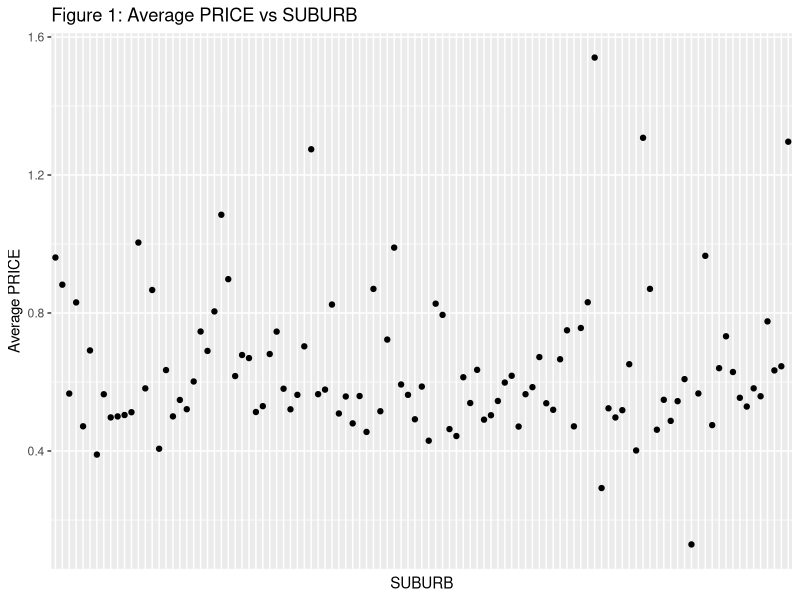
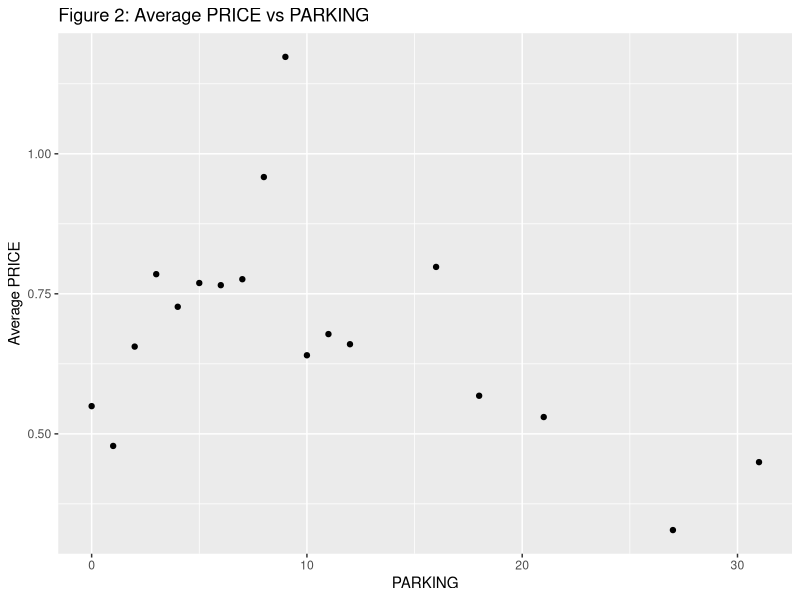
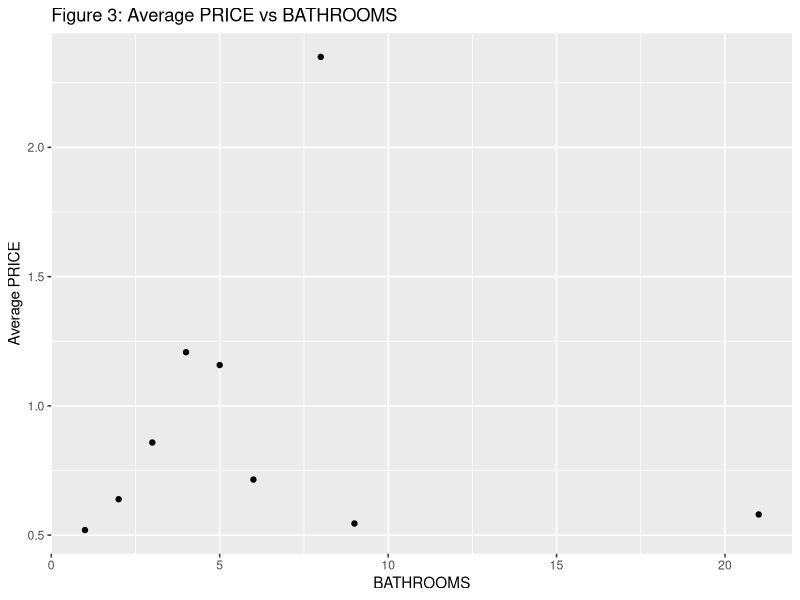
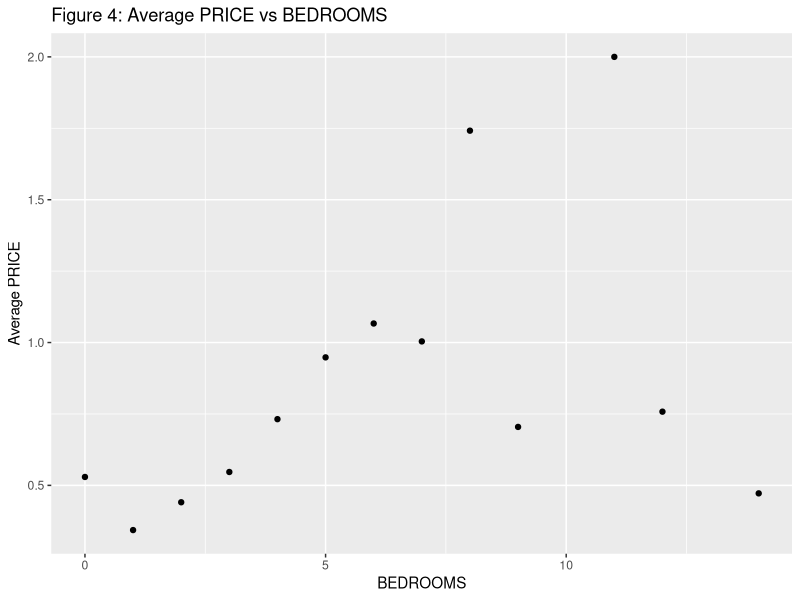
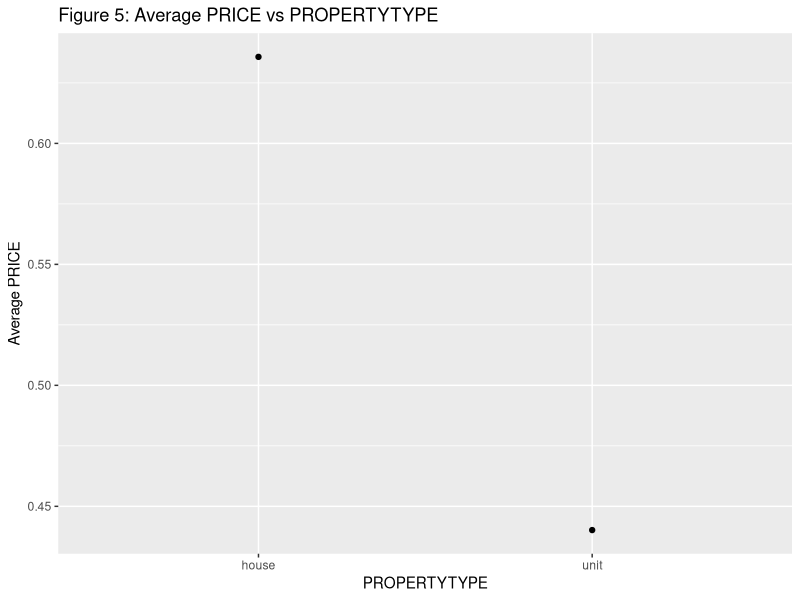
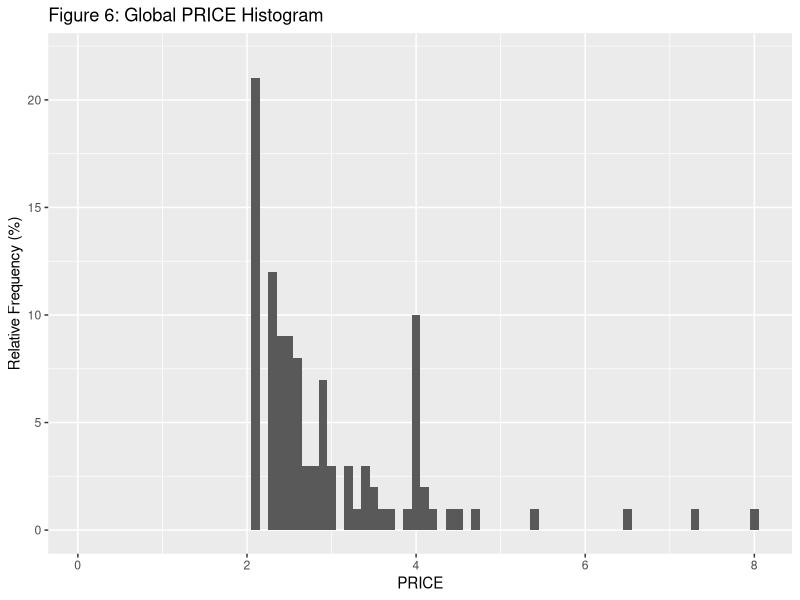

The R source for these figures, in order:

# I. Project Overview



#############################################################
# Preparing the data and Create train and test datasets files
#############################################################
##https://www.kaggle.com/htagholdings/canberra-real-estate-sales-20062019
library(tidyverse)
library(dplyr)
library(caret)
library(tidyverse)
library(caret)
library(readr)
housing_price <- read_csv("property_sales_canberra.csv")

##Convert records to numeric or character
h_price_conv <- as.data.frame(housing_price) %>% mutate(DATESOLD = datesold,
                                                        PRICE = as.numeric(price),
                                                        PRICE_M =as.numeric(price)/1000000,
                                                        SUBURB = as.character(suburb),
                                                        POSTCODE = as.numeric(postcode),
                                                        PARKING = as.numeric(parking),
                                                        BATHROOMS = as.numeric(bathrooms),
                                                        BEDROOMS = as.numeric(bedrooms),
                                                        PROPERTYTYPE = as.character(propertyType),
                                                        SUBURBID = suburbid)

housing_price_sales <- h_price_conv
housing_price_sales[housing_price_sales == "N/A"] <- NA
h_price <- na.omit(housing_price_sales)


set.seed(1)
test_index <- createDataPartition(y = h_price$PRICE_M, times = 1, p = 0.1, list = FALSE)
train_set <- h_price[-test_index,]
temp <- h_price[test_index,]
# Make sure suburb and postcode in test set are also in train set
test_set <- temp %>%
  semi_join(train_set, by = "SUBURB") %>%
  semi_join(train_set, by = "POSTCODE")
# Add rows removed from test set back into train set
removed <- anti_join(temp, test_set)


train_set <- rbind(train_set, removed)




# III.	Methods and Analysis



### A3.	***Data Exploration***


#create summary table
h_price_summary <- data.frame(number_of_rows = nrow(h_price),
                          number_of_column = ncol(h_price),
                          number_of_suburb = n_distinct(h_price$SUBURB),
                          number_of_postcode = n_distinct(h_price$POSTCODE),
                          average_price = round(mean(h_price$PRICE),2),
                          number_of_parking = n_distinct(h_price$PARKING),
                          number_of_BATHROOMS = n_distinct(h_price$BATHROOMS),
                          number_of_bedrooms = n_distinct(h_price$BEDROOMS),
                          number_of_propertytype = n_distinct(h_price$PROPERTYTYPE),
                          the_first_sell_date = min(h_price$DATESOLD),
                          the_last_sell_date = max(h_price$DATESOLD))

knitr::kable(h_price_summary[,1:5],caption = "Summary of House Price set (part 1)")

knitr::kable(h_price_summary[,6:9],caption = "Summary of House Price set (part 2)")

knitr::kable(h_price_summary[,10:11],caption = "Summary of House Price set (part 3)")







dim(train_set) 


str(train_set[,12:21]) 
  


# First Ten Rows of Dataset :

train_set1  <-  train_set %>% 
  select(12:18)
head(train_set1, n=10) %>% 
  knitr::kable()




train_set2  <-  train_set %>% 
  select(19:21)
head(train_set2, n=10) %>% 
  knitr::kable()




# Five Number Summary for Price

train_set3 <- train_set %>%
  select(PRICE_M)
summary_price <- summary(train_set3)
knitr::kable(summary_price,caption = "Summary of Price ")


### A4.	***Data Visualization***

#plot by SUBURB
c <- h_price %>% 
  mutate(n=1) %>% 
  group_by(SUBURB) %>% 
  summarize(average=mean(PRICE_M))

ggplot(c, aes(x=SUBURB, average)) +
  geom_point()+
  labs(y = "Average PRICE")+
  ggtitle("Figure 1: Average PRICE vs SUBURB") +
 theme(axis.text.x=element_blank(),
       axis.ticks.x=element_blank())


c <- h_price %>% 
  mutate(n=1) %>% 
  group_by(PARKING) %>% 
  summarize(average=mean(PRICE_M))

ggplot(c, aes(PARKING, average))+
  geom_point()+
  ggtitle("Figure 2: Average PRICE vs PARKING")+
  labs(y = "Average PRICE")#+
 # theme(axis.text.x=element_blank(),
 #       axis.ticks.x=element_blank())



c <- h_price %>% 
  mutate(n=1) %>% 
  group_by(BATHROOMS) %>% 
  summarize(average=mean(PRICE_M))
d <- c %>% 
  mutate(year=as.numeric(BATHROOMS))

ggplot(d, aes(BATHROOMS, average))+
  geom_point() +
  ggtitle("Figure 3: Average PRICE vs BATHROOMS")+
  labs(y = "Average PRICE", x="BATHROOMS") 




c <- h_price %>% 
  mutate(n=1) %>% 
  group_by(BEDROOMS) %>% 
  summarize(average=mean(PRICE_M))
d <- c %>% 
  mutate(year=as.numeric(BEDROOMS))

ggplot(d, aes(BEDROOMS, average))+
  geom_point() +
  ggtitle("Figure 4: Average PRICE vs BEDROOMS")+
  labs(y = "Average PRICE", x="BEDROOMS")




#plot by PROPERTYTYPE 
c <- h_price %>% 
  mutate(n=1) %>% 
  group_by(PROPERTYTYPE ) %>% 
  summarize(average=mean(PRICE_M))

ggplot(c, aes(x=PROPERTYTYPE , average)) +
  geom_point()+
  labs(y = "Average PRICE")+
  ggtitle("Figure 5: Average PRICE vs PROPERTYTYPE ") 





train_set %>%
  ggplot(aes(PRICE_M)) +
  geom_histogram(binwidth = 0.1) +
  scale_x_continuous() +
  scale_y_continuous() +
  xlab("PRICE") +
  ylab("Relative Frequency (%)") +
  ggtitle("Figure 6: Global PRICE Histogram")+
  ylim(0, 22)




## B. Data Modeling 


### B1. ***Modeling Using the Global Sales Average*** 


### B2. ***Linear Model Price Average by SUBURB***






### B3.  ***Model Based on SUBURB and PARKING Effect***


# IV Results


mu <- mean(train_set$PRICE_M)  
#define mu (average) of PRICE_M column in train_set 
#dataset PRICE_M (in millions of units)
mu



naive_rmse <- RMSE(train_set$PRICE_M, mu) 




      #As we go along, we will be comparing different approaches. 
      #Let's start by creating a results table with this naive approach

rmse_results <- tibble(method = "Just the Average", RMSE = naive_rmse)
rmse_results %>% knitr::kable()


#**Result for Model B2** 
  

fit_lm <- lm(PRICE_M ~ SUBURB, data=train_set)
lm_predict <- predict(fit_lm, test_set)
rmse_lm <- RMSE(test_set$PRICE_M, lm_predict)

rmse_results <- bind_rows(rmse_results, 
                          tibble(method="Linear Model",
                                 RMSE = rmse_lm))  # putting data into a table
rmse_results %>% knitr::kable()



# **Result for Model B3** 
  

SUBURB_avgs <- train_set %>%  #incorporating SUBURB effect into equation,
  #b_i is for SUBURB
  group_by(SUBURB) %>% 
  summarize(b_SUBURB = mean(PRICE_M - mu))

predicted_PRICE <- mu + 
  test_set %>%  #testing predicted PRICE data to test_set dataset
  left_join(SUBURB_avgs, by = 'SUBURB') %>% 
  pull(b_SUBURB)

# model_1_rmse <- RMSE(predicted_PRICE, test_set$PRICE_M)  #this test SUBURB effect

PARKING_avgs <- train_set %>%
  left_join(SUBURB_avgs, by='SUBURB') %>%
  group_by(PARKING) %>%
  summarize(b_PARKING = mean(PRICE_M - mu - b_SUBURB))

predicted_PRICE_PARKING <- test_set %>%   #putting both SUBURB and PARKING into model
  left_join(SUBURB_avgs, by='SUBURB') %>% 
  left_join(PARKING_avgs, by='PARKING') %>% 
  mutate(pred = mu +b_PARKING + b_SUBURB) %>%
  #na.omit() %>% 
  pull(pred)

model_2_rmse <- RMSE(predicted_PRICE_PARKING, test_set$PRICE_M)  
#calculate residual mean square error for the two effects
rmse_results <- bind_rows(rmse_results, 
                          tibble(method="PARKING + SUBURB Effects Model",
                                 RMSE = model_2_rmse))  # putting data into a table





BATHROOMS_avgs <- train_set %>%              # adding BATHROOMS into model
  left_join(SUBURB_avgs, by='SUBURB') %>%
  left_join(PARKING_avgs, by='PARKING') %>%
  group_by(BATHROOMS) %>%
  summarize(b_BATHROOMS = mean(PRICE_M - mu - b_SUBURB - b_PARKING))

predicted_PRICE_PARKING_BATHROOMS <- test_set %>%   
  left_join(SUBURB_avgs, by='SUBURB') %>% 
  left_join(PARKING_avgs, by='PARKING') %>% 
  left_join(BATHROOMS_avgs, by='BATHROOMS') %>%
  mutate(pred = mu +b_PARKING + b_SUBURB + b_BATHROOMS) %>%
  #na.omit() %>% 
  pull(pred)



model_3_rmse <- RMSE(predicted_PRICE_PARKING_BATHROOMS, test_set$PRICE_M)  
#calculate residual mean square error for the two effects
rmse_results <- bind_rows(rmse_results, 
                          tibble(method="PARKING + SUBURB + BATHROOMS Effects Model",
                                 RMSE = model_3_rmse))  # putting data into a table



BEDROOMS_avgs <- train_set %>%              # adding BEDROOMS into model
  left_join(SUBURB_avgs, by='SUBURB') %>%
  left_join(PARKING_avgs, by='PARKING') %>%
  left_join(BATHROOMS_avgs, by='BATHROOMS') %>%
  group_by(BEDROOMS) %>%
  summarize(b_BEDROOMS = mean(PRICE_M - mu - b_SUBURB - b_PARKING - b_BATHROOMS))

predicted_PRICE_PARKING_BATHROOMS_BEDROOMS <- test_set %>%   
  left_join(SUBURB_avgs, by='SUBURB') %>% 
  left_join(PARKING_avgs, by='PARKING') %>% 
  left_join(BATHROOMS_avgs, by='BATHROOMS') %>%
  left_join(BEDROOMS_avgs, by='BEDROOMS') %>%
  mutate(pred_BEDROOMS = mu +b_PARKING + b_SUBURB + b_BATHROOMS +b_BEDROOMS) %>%
  #na.omit() %>% 
  pull(pred_BEDROOMS)



model_4_rmse <- RMSE(predicted_PRICE_PARKING_BATHROOMS_BEDROOMS, test_set$PRICE_M)  
#calculate residual mean square error for the two effects
rmse_results <- bind_rows(rmse_results, 
                          tibble(method="PARKING + SUBURB + BATHROOMS + BEDROOMS Effects Model",
                                 RMSE = model_4_rmse))  # putting data into a table



PROPERTYTYPE_avgs <- train_set %>%               # adding PROPERTYTYPE into model
  left_join(SUBURB_avgs, by='SUBURB') %>%
  left_join(PARKING_avgs, by='PARKING') %>%
  left_join(BATHROOMS_avgs, by='BATHROOMS') %>%
  left_join(BEDROOMS_avgs, by='BEDROOMS') %>%
  group_by(PROPERTYTYPE) %>%
  summarize(b_PROPERTYTYPE = mean(PRICE_M - mu - b_SUBURB - b_PARKING - b_BATHROOMS 
                                  - b_BEDROOMS))

predicted_PRICE_PARKING_BATHROOMS_BEDROOMS_PROPERTYTYPE <- test_set %>%   
  left_join(SUBURB_avgs, by='SUBURB') %>% 
  left_join(PARKING_avgs, by='PARKING') %>% 
  left_join(BATHROOMS_avgs, by='BATHROOMS') %>%
  left_join(BEDROOMS_avgs, by='BEDROOMS') %>%
  left_join(PROPERTYTYPE_avgs, by='PROPERTYTYPE') %>%
  mutate(pred_PROPERTYTYPE = mu +b_PARKING + b_SUBURB + b_BATHROOMS +b_BEDROOMS +
           b_PROPERTYTYPE) %>%
  #na.omit() %>% 
  pull(pred_PROPERTYTYPE)



model_5_rmse <- RMSE(predicted_PRICE_PARKING_BATHROOMS_BEDROOMS_PROPERTYTYPE, 
                     test_set$PRICE_M)  
#calculate residual mean square error for the two effects
rmse_results <- bind_rows(rmse_results, 
                          tibble(method="PARKING + SUBURB + BATHROOMS + BEDROOMS + PROPERTYTYPE Effects Model",
                                 RMSE = model_5_rmse))  # putting data into a table



# V. Conclusion


rmse_results %>% knitr::kable()


